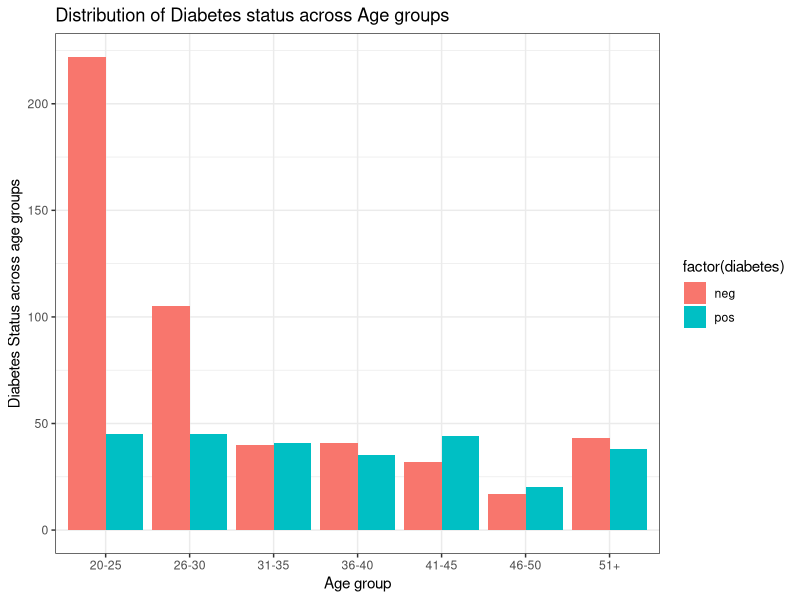
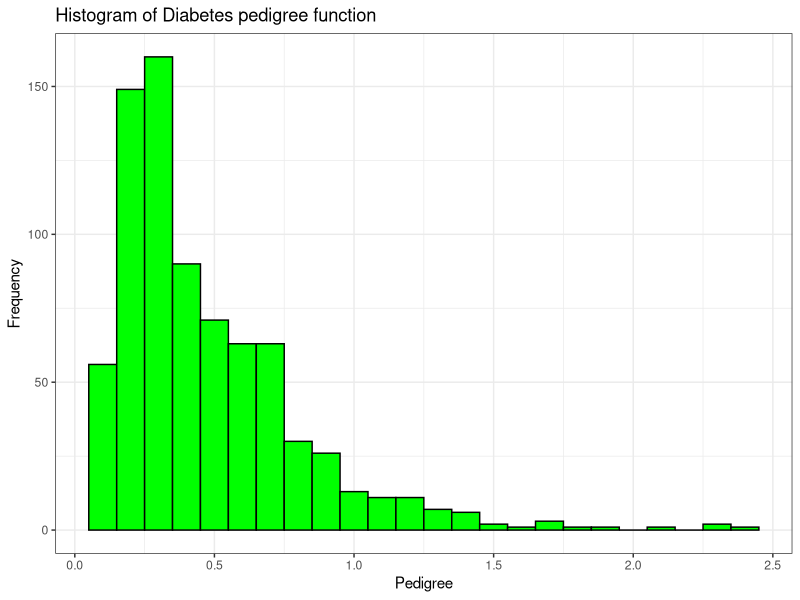
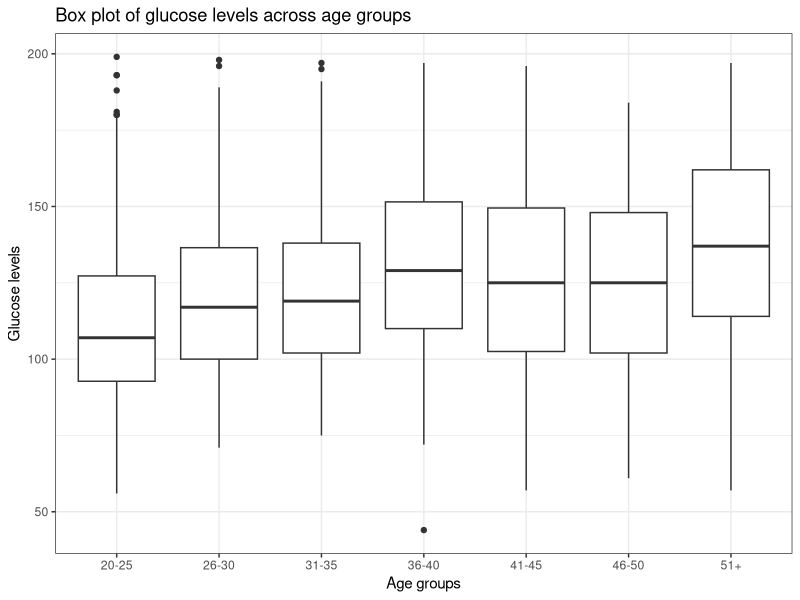

Generate these figures, in order, with R:
## ---- chunk 1
library(tidyverse)
library(mlbench)
data("PimaIndiansDiabetes")
PimaIndiansDiabetes<- PimaIndiansDiabetes %>% 
  mutate(Age.coded = cut(age,
                         breaks = c(20,25,30,35,40,45,50,100),
                         labels = c("20-25","26-30","31-35","36-40","41-45","46-50","51+"),
                         right = TRUE))
## ---- chunk 2
PimaIndiansDiabetes %>%
  ggplot(aes(Age.coded,fill = factor(diabetes)))+
  geom_bar(position = "dodge")+
  labs(x = "Age group",
       y = "Diabetes Status across age groups",
       title = "Distribution of Diabetes status across Age groups")+
  theme_bw()
## ---- chunk 3
PimaIndiansDiabetes %>% 
  ggplot(aes(pedigree))+
  geom_histogram(binwidth = 0.1,fill = "green",color = "black")+
  labs(x = "Pedigree",
       y = "Frequency",
       title = "Histogram of Diabetes pedigree function")+
  theme_bw()
## ---- chunk 4
PimaIndiansDiabetes %>% 
  filter(glucose > 0) %>% 
  ggplot(aes(Age.coded,glucose))+
  geom_boxplot()+
  labs(x = "Age groups",
       y = "Glucose levels",
       title = "Box plot of glucose levels across age groups")+
  theme_bw()
  
